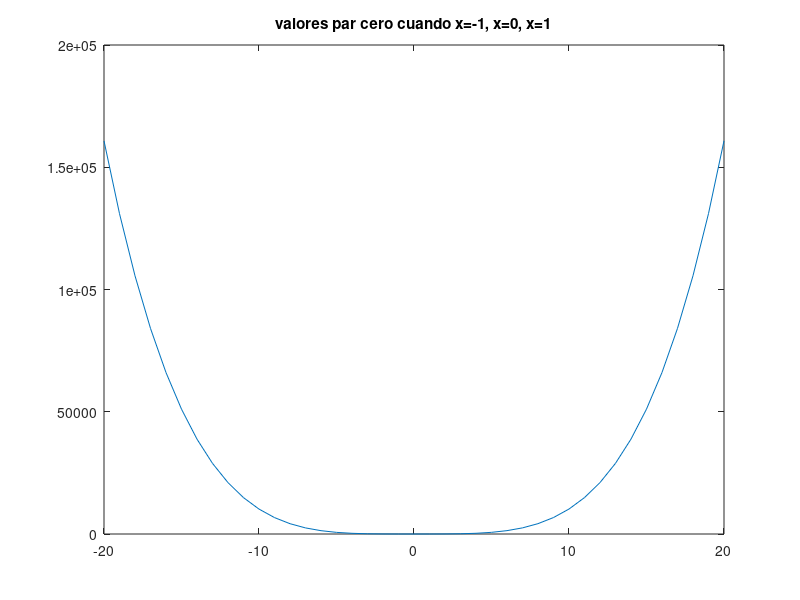

This figure's MATLAB source:
%Octave Script
%Title  :Grafica 4
%Author :Cesar Manrique de Jesus
%Description  :Graficar funcion 
%Date:  202123534
%version  : 4 
%notes          :Requiere aplicacion de octave
%

clear

x=-20:1:20;
y=((2.*(x.^2))+(x.^4)+x);
plot(x,y);
title ("valores par cero cuando x=-1, x=0, x=1");